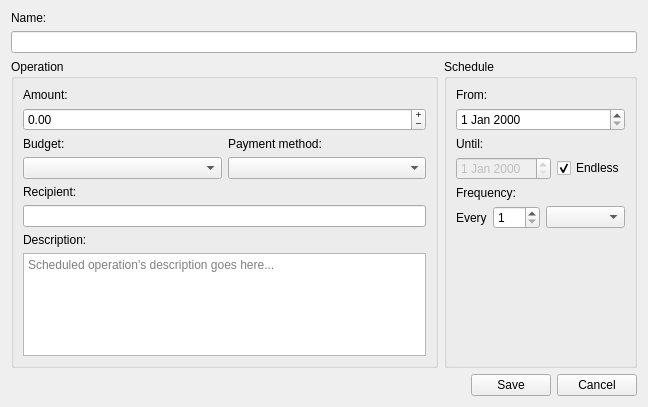
<?xml version="1.0" encoding="UTF-8"?>
<ui version="4.0">
 <class>ScheduledOperationEditor</class>
 <widget class="QWidget" name="ScheduledOperationEditor">
  <property name="windowModality">
   <enum>Qt::ApplicationModal</enum>
  </property>
  <property name="geometry">
   <rect>
    <x>0</x>
    <y>0</y>
    <width>648</width>
    <height>407</height>
   </rect>
  </property>
  <property name="sizePolicy">
   <sizepolicy hsizetype="Maximum" vsizetype="Maximum">
    <horstretch>0</horstretch>
    <verstretch>0</verstretch>
   </sizepolicy>
  </property>
  <property name="windowTitle">
   <string>Form</string>
  </property>
  <layout class="QVBoxLayout" name="verticalLayout_5">
   <item>
    <widget class="QLabel" name="name_label">
     <property name="text">
      <string>Name:</string>
     </property>
    </widget>
   </item>
   <item>
    <widget class="QLineEdit" name="name"/>
   </item>
   <item>
    <layout class="QHBoxLayout" name="horizontalLayout_6">
     <item>
      <widget class="QGroupBox" name="groupBox">
       <property name="title">
        <string>Operation</string>
       </property>
       <layout class="QVBoxLayout" name="verticalLayout_2">
        <item>
         <widget class="QLabel" name="amount_label">
          <property name="text">
           <string>Amount:</string>
          </property>
         </widget>
        </item>
        <item>
         <widget class="QDoubleSpinBox" name="amount">
          <property name="buttonSymbols">
           <enum>QAbstractSpinBox::PlusMinus</enum>
          </property>
          <property name="accelerated">
           <bool>true</bool>
          </property>
          <property name="prefix">
           <string/>
          </property>
          <property name="suffix">
           <string/>
          </property>
          <property name="minimum">
           <double>-1000000000.000000000000000</double>
          </property>
          <property name="maximum">
           <double>1000000000.000000000000000</double>
          </property>
         </widget>
        </item>
        <item>
         <layout class="QHBoxLayout" name="horizontalLayout_2">
          <item>
           <layout class="QVBoxLayout" name="verticalLayout">
            <item>
             <widget class="QLabel" name="budget_label">
              <property name="text">
               <string>Budget:</string>
              </property>
             </widget>
            </item>
            <item>
             <widget class="QComboBox" name="budget"/>
            </item>
           </layout>
          </item>
          <item>
           <layout class="QVBoxLayout" name="verticalLayout_4">
            <item>
             <widget class="QLabel" name="payment_method_label">
              <property name="text">
               <string>Payment method:</string>
              </property>
             </widget>
            </item>
            <item>
             <widget class="QComboBox" name="payment_method"/>
            </item>
           </layout>
          </item>
         </layout>
        </item>
        <item>
         <widget class="QLabel" name="recipient_label">
          <property name="text">
           <string>Recipient:</string>
          </property>
         </widget>
        </item>
        <item>
         <widget class="QLineEdit" name="recipient"/>
        </item>
        <item>
         <widget class="QLabel" name="description_label">
          <property name="text">
           <string>Description:</string>
          </property>
         </widget>
        </item>
        <item>
         <widget class="QPlainTextEdit" name="description">
          <property name="placeholderText">
           <string>Scheduled operation's description goes here...</string>
          </property>
         </widget>
        </item>
       </layout>
      </widget>
     </item>
     <item>
      <widget class="QGroupBox" name="groupBox_2">
       <property name="title">
        <string>Schedule</string>
       </property>
       <layout class="QVBoxLayout" name="verticalLayout_3">
        <item>
         <widget class="QLabel" name="from_label">
          <property name="sizePolicy">
           <sizepolicy hsizetype="Maximum" vsizetype="Fixed">
            <horstretch>0</horstretch>
            <verstretch>0</verstretch>
           </sizepolicy>
          </property>
          <property name="text">
           <string>From:</string>
          </property>
         </widget>
        </item>
        <item>
         <widget class="QDateEdit" name="from"/>
        </item>
        <item>
         <widget class="QLabel" name="until_label">
          <property name="sizePolicy">
           <sizepolicy hsizetype="Maximum" vsizetype="Fixed">
            <horstretch>0</horstretch>
            <verstretch>0</verstretch>
           </sizepolicy>
          </property>
          <property name="text">
           <string>Until:</string>
          </property>
         </widget>
        </item>
        <item>
         <layout class="QHBoxLayout" name="horizontalLayout_4">
          <item>
           <widget class="QDateEdit" name="until">
            <property name="enabled">
             <bool>false</bool>
            </property>
           </widget>
          </item>
          <item>
           <widget class="QCheckBox" name="endless">
            <property name="text">
             <string>Endless</string>
            </property>
            <property name="checked">
             <bool>true</bool>
            </property>
           </widget>
          </item>
         </layout>
        </item>
        <item>
         <widget class="QLabel" name="freq_label">
          <property name="text">
           <string>Frequency:</string>
          </property>
         </widget>
        </item>
        <item>
         <layout class="QHBoxLayout" name="horizontalLayout_5">
          <item>
           <widget class="QLabel" name="every_label">
            <property name="sizePolicy">
             <sizepolicy hsizetype="Maximum" vsizetype="Preferred">
              <horstretch>0</horstretch>
              <verstretch>0</verstretch>
             </sizepolicy>
            </property>
            <property name="text">
             <string>Every</string>
            </property>
           </widget>
          </item>
          <item>
           <widget class="QSpinBox" name="freq_value">
            <property name="sizePolicy">
             <sizepolicy hsizetype="Maximum" vsizetype="Fixed">
              <horstretch>0</horstretch>
              <verstretch>0</verstretch>
             </sizepolicy>
            </property>
            <property name="minimum">
             <number>1</number>
            </property>
            <property name="maximum">
             <number>364</number>
            </property>
           </widget>
          </item>
          <item>
           <widget class="QComboBox" name="freq_unit"/>
          </item>
         </layout>
        </item>
        <item>
         <spacer name="verticalSpacer">
          <property name="orientation">
           <enum>Qt::Vertical</enum>
          </property>
          <property name="sizeHint" stdset="0">
           <size>
            <width>20</width>
            <height>57</height>
           </size>
          </property>
         </spacer>
        </item>
       </layout>
      </widget>
     </item>
    </layout>
   </item>
   <item>
    <spacer name="verticalSpacer_2">
     <property name="orientation">
      <enum>Qt::Vertical</enum>
     </property>
     <property name="sizeHint" stdset="0">
      <size>
       <width>20</width>
       <height>0</height>
      </size>
     </property>
    </spacer>
   </item>
   <item>
    <layout class="QHBoxLayout" name="horizontalLayout">
     <item>
      <spacer name="hspacer">
       <property name="orientation">
        <enum>Qt::Horizontal</enum>
       </property>
       <property name="sizeHint" stdset="0">
        <size>
         <width>40</width>
         <height>20</height>
        </size>
       </property>
      </spacer>
     </item>
     <item>
      <widget class="QPushButton" name="save">
       <property name="text">
        <string>Save</string>
       </property>
       <property name="icon">
        <iconset resource="../../picsou.qrc">
         <normaloff>:/resources/material-design/svg/check.svg</normaloff>:/resources/material-design/svg/check.svg</iconset>
       </property>
      </widget>
     </item>
     <item>
      <widget class="QPushButton" name="cancel">
       <property name="text">
        <string>Cancel</string>
       </property>
       <property name="icon">
        <iconset resource="../../picsou.qrc">
         <normaloff>:/resources/material-design/svg/cancel.svg</normaloff>:/resources/material-design/svg/cancel.svg</iconset>
       </property>
      </widget>
     </item>
    </layout>
   </item>
  </layout>
 </widget>
 <resources>
  <include location="../../picsou.qrc"/>
 </resources>
 <connections/>
</ui>
